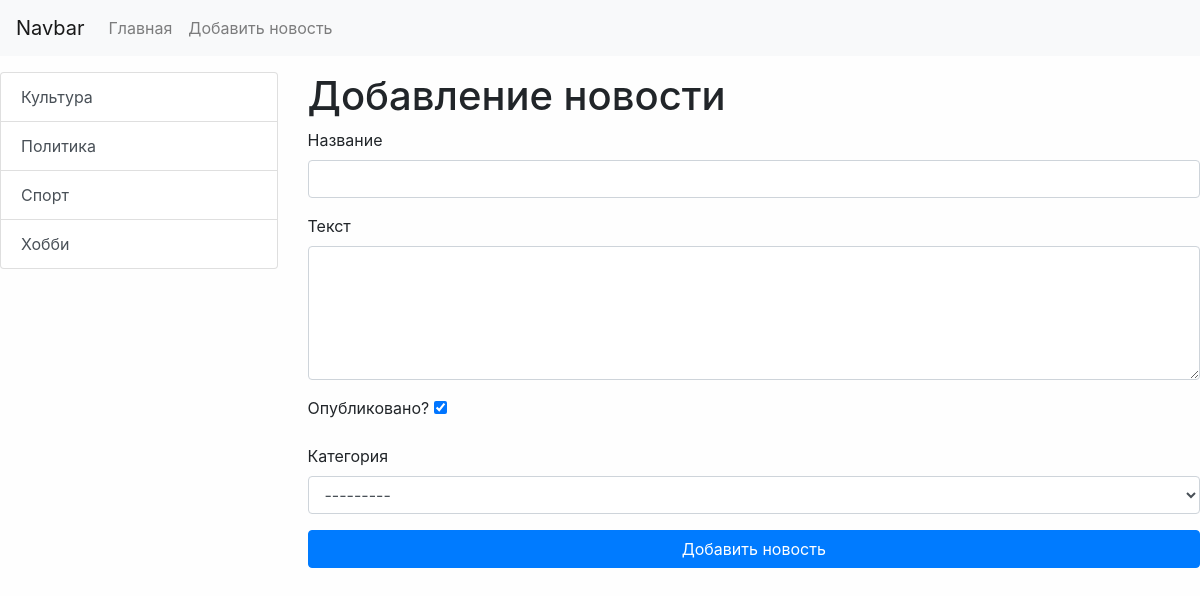
Page /news/add_news on the committed database.
### news/models.py (models this page shows)
class Category(models.Model):
    title = models.CharField(max_length=150, db_index=True, verbose_name='Наименование категории')
    def get_absolute_url(self):
        return reverse('category', kwargs={"category_id": self.pk})
    def __str__(self):
        return self.title
    class Meta:
        verbose_name = 'Категория'
        verbose_name_plural = 'Категории'
        ordering = ['title']

### news/views.py (the view)
# urls.py: path('news/add_news', add_news, name='add_news')
def add_news(request):
    if request.method == 'POST':
        form = NewsForm(request.POST)
        if form.is_valid():
            news = form.save()
            return redirect(news)
    else:
        form = NewsForm()
    return render(request, 'news/add_news.html', {'form': form})

### news/forms.py
class NewsForm(forms.ModelForm):
    class Meta:
        model = News
        fields = ['title', 'content', 'is_published', 'category']
        widgets = {
            'title': forms.TextInput(attrs={'class': 'form-control'}),
            'content': forms.Textarea(attrs={'class': 'form-control', 'rows': 5}),
            'category': forms.Select(attrs={'class': 'form-control'}),
        }

### news/templatetags/news_tags.py (called while the page is built)
@register.inclusion_tag('news/list_categories.html')
def show_categories(arg1 = 'Hello', arg2 = 'world'):
    categories = Category.objects.all()
    return {'categories':categories, 'arg1':arg1, 'arg2':arg2}

### news/templates/news/add_news.html (shortened to what this page needs)
{% extends 'base.html' %}
{% block sidebar %}
    {% include 'inc/_sidebar.html' %}
{% endblock %}
{% block content %}
    <h1> Добавление новости </h1>
    <form action="{% url 'add_news' %}" method="post">
        <div class="form-group">
            <label for="{{ form.title.id_for_label }}">Название</label>
            {{ form.title }}
        </div>
        <div class="form-group">
            <label for="{{ form.content.id_for_label }}">Текст</label>
            {{ form.content }}
        </div>
        <div class="form-group">
            <label for="{{ form.is_published.id_for_label }}">Опубликовано?</label>
            {{ form.is_published }}
        </div>
        <div class="form-group">
            <label for="{{ form.category.id_for_label }}">Категория</label>
            {{ form.category }}
        </div>
        <button type="submit" class="btn btn-primary btn-block">Добавить новость</button>
    </form>
{% endblock %}

### news/templates/news/list_categories.html
<div class="list-group">
    {% for item in categories %}
        <a href="{{ item.get_absolute_url }}"
           class="list-group-item list-group-item-action">{{ item.title }}</a>
    {% endfor %}
</div>

### django_course_site/static/css/style.css (style rules this page uses)
body { background-color: #fefefe; }

### rows in the picture
Category: title "Культура"
Category: title "Политика"
Category: title "Спорт"
Category: title "Хобби"
